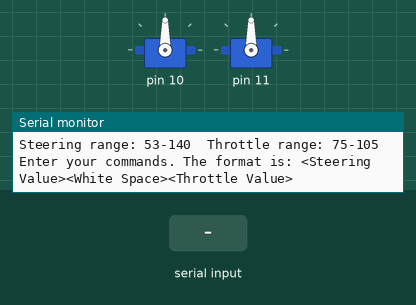
Simulated run of this sketch. Board: Arduino Uno, built with avr-gcc and run on an emulated ATmega328P. On the bench: 2 × servo, the last lines printed to the serial monitor. The test bench sets the inputs (shaded band).

Above: at 1.2 s.
1.3 s: "30,150\n" received over Serial
At 2.2 s:
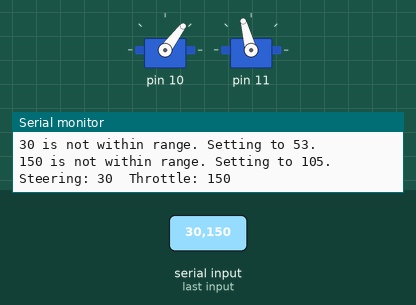
4.3 s: "90,45\n" received over Serial
At 4.7 s:
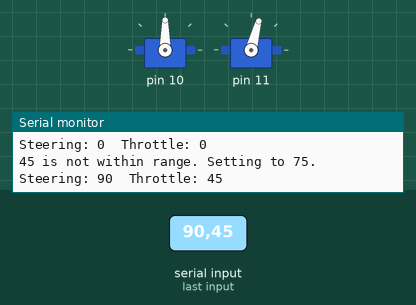
7.3 s: "200\n" received over Serial
At 8.8 s:
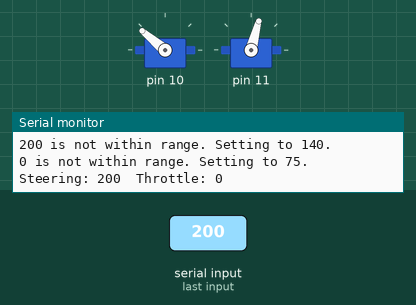
9.8 s: "5\n" received over Serial
At 12.0 s:
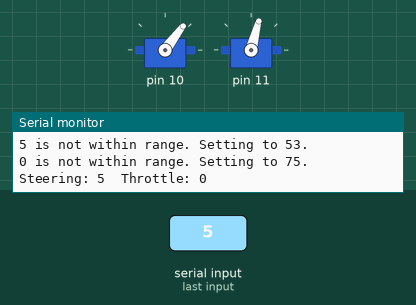
12.3 s: "90\n" received over Serial
At 14.3 s:
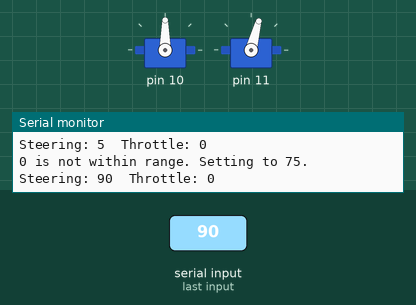
Timing chart, 0 to 15.8 s (numbered marks = the images above; inputs shaded):
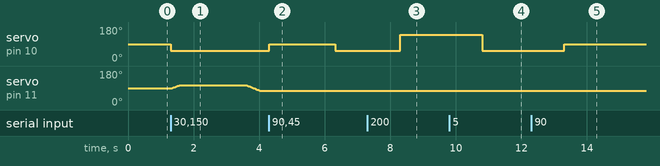

Measured:
- after the input at 1.3 s, servo on pin 10: 90° → 53° at once; servo on pin 11: rises from 90° to 105° in 0.21 s, then falls to 75° in 2.5 s
- after the input at 4.3 s, servo on pin 10: 53° → 90° at once, → 53° 2.0 s later
- after the input at 7.3 s, servo on pin 10: 53° → 140° after 1.0 s
- after the input at 9.8 s, servo on pin 10: 140° → 53° after 1.0 s
- after the input at 12.3 s, servo on pin 10: 53° → 90° after 1.0 s

The sketch:

CarControlSerial.ino
```cpp
#include "Car.h"

Car car;

//This will run once at startup
void setup()
{
  /* Inits the car using:
   *  Pin 10 for steering
   *  Pin 11 for throttle
   *  90 for the neutral value
   */
  car.InitCar(10, 11, 90);

  //Sets steering and throttle to neutral
  car.goNeutral();

  //Enable serial data transfer
  Serial.begin(9600);

  #ifdef DEBUG
  Serial.write(("Steering range: "
                + String(car.MIN_STEER) + "-" + car.MAX_STEER
                + "\tThrottle range: "
                + car.MIN_THROTTLE + "-" + car.MAX_THROTTLE
                + "\nEnter your commands. The format is: <Steering Value><White Space><Throttle Value>\n\n").c_str());
  #endif
}

//This will loop endlessly as long as the arduino is powered
void loop()
{
  //Variables to store serial input
  int steerValue;
  int throttleValue;

  //Check if there is any data waiting in the Serial buffer
  if (Serial.available() > 0)
  {
    //Read the incoming data and parse it as an int
    steerValue = Serial.parseInt();
    throttleValue = Serial.parseInt();

    //If either is a negative number, set car to neutral
    if (steerValue < 0 || throttleValue < 0)
    {
      car.goNeutral();

      #ifdef DEBUG
      Serial.write("Car set to neutral\n");
      #endif
    }
    else //Use those values as the new values for the steering and throttle
    {
      car.setSteering(steerValue);
      car.setThrottle(throttleValue);

      #ifdef DEBUG
      Serial.write(("Steering: " + String(steerValue)
                    + "\tThrottle: " +  String(throttleValue) + "\n").c_str());
      #endif
    }
  }
}
```

Car.h
```cpp
#include <Servo.h>

#include "Define.h"

class Car
{
  public:
    //Constructor
    Car(): ABS_MAX_THROTTLE(140), ABS_MIN_THROTTLE(40),
           ABS_MAX_STEER(140), ABS_MIN_STEER(53),
           MAX_THROTTLE(105), MIN_THROTTLE(75),
           MAX_STEER(ABS_MAX_STEER), MIN_STEER(ABS_MIN_STEER)
    {
      neutralValue = 0;
    }

    //Arduino has issues with placing code in the constructor so we use this
    //  to initialize instead
    void InitCar(const int& steeringPin, const int& throttlePin, const int& neutralValue)
    {
      //Attaches the pins to the servo objects
      steer.attach(steeringPin);
      throttle.attach(throttlePin);

      this->neutralValue = neutralValue;
    }

    //Sets throttle and steering to neutral
    void goNeutral()
    {
      this->setSteering(neutralValue);
      this->setThrottle(neutralValue);
    }

    //Sets the throttle over time instead of right away
    void setThrottle(int value)
    {
      //Check that value is within a valid range
      //  If not, correct it
      if (value < MIN_THROTTLE)
      {
        #ifdef DEBUG
        outputError(value, MIN_THROTTLE);
        #endif
        value = MIN_THROTTLE;
      }
      else if (value > MAX_THROTTLE)
      {
        #ifdef DEBUG
        outputError(value, MAX_THROTTLE);
        #endif
        value = MAX_THROTTLE;
      }

      //Reads the current value from the throttle
      int currentVal = throttle.read();

      //Checks whether the value needs to be increased or decreased
      //  Then uses a for loop to change the value over time
      if (value > currentVal)
        for (currentVal; currentVal <= value; currentVal++)
        {
          wait(WAIT_TIME);
          throttle.write(currentVal);
        }
      else
        for (currentVal; currentVal >= value; currentVal--)
        {
          wait(WAIT_TIME);
          throttle.write(currentVal);
        }
    }

    //Sets steering value
    void setSteering(int value)
    {
      //Checks that value is within a valid range
      //  If not, correct it
      if (value > MAX_STEER)
      {
        #ifdef DEBUG
        outputError(value, MAX_STEER);
        #endif
        value = MAX_STEER;
      }
      else if (value < MIN_STEER)
      {
        #ifdef DEBUG
        outputError(value, MIN_STEER);
        #endif
        value = MIN_STEER;
      }

      steer.write(value);
    }

    #ifdef DEBUG
    //Used to tell user input is out of range
    void outputError(const int& badValue, const int& newValue) const
    {
      Serial.write((String(badValue) + " is not within range. Setting to " + newValue + ".\n").c_str());
    }
    #endif

    //Loops until passed in amount of milliseconds have passed
    void wait(const unsigned long& timeToWait)
    {
      unsigned long time = millis();

      //While time passed is less than timeToWait, continue to loop
      while( millis() - time < timeToWait ) {}
    }

    //Absoulte limits imposed by the hardware on the throttle and steering
    const int ABS_MAX_THROTTLE;  //Forward
    const int ABS_MIN_THROTTLE;  //Reverse
    const int ABS_MAX_STEER;     //Left
    const int ABS_MIN_STEER;     //Right

    //Limits imposed by the user on the throttle and steering
    const int MAX_THROTTLE;
    const int MIN_THROTTLE;
    const int MAX_STEER;
    const int MIN_STEER;

  private:
    int neutralValue;
    Servo steer;
    Servo throttle;

    //Amount of milliseconds to wait for
    const unsigned long WAIT_TIME = 15UL;
};
```

Define.h
```cpp
//Comment out this define if you would like debug output disabled
#define DEBUG
```
